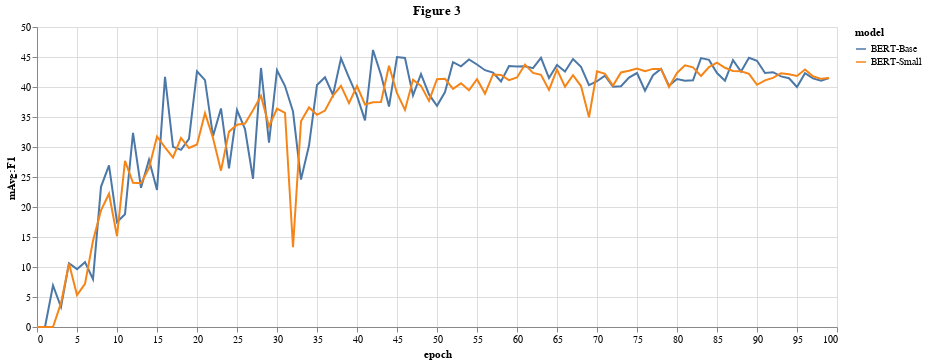

This figure's notebook cell:
### Code cell
alt.Chart(df[df['model'].isin(['BERT-Base', 'BERT-Small'])]).mark_line().encode(
    x='epoch',
    y='mAvg:F1',
    color='model',
).properties(
    width=800,
    height=300,
    title='Figure 3'
)

### Figure 1 — Vega-Lite specification as saved in the notebook (floating-point values rounded to 4 significant figures; data arrays with more than 128 entries replaced by an {"elided": "..."} marker saying what was removed)
{"config": {"view": {"continuousWidth": 400, "continuousHeight": 300}}, "data": {"name": "data-0546cf3d0b8b56caaa2b54f139614f58"}, "mark": "line", "encoding": {"color": {"type": "nominal", "field": "model"}, "x": {"type": "quantitative", "field": "epoch"}, "y": {"type": "quantitative", "field": "mAvg:F1"}}, "height": 300, "title": "Figure 3", "width": 800, "$schema": "https://vega.github.io/schema/vega-lite/v4.8.1.json", "datasets": {"data-0546cf3d0b8b56caaa2b54f139614f58": {"elided": "200 records"}}}
